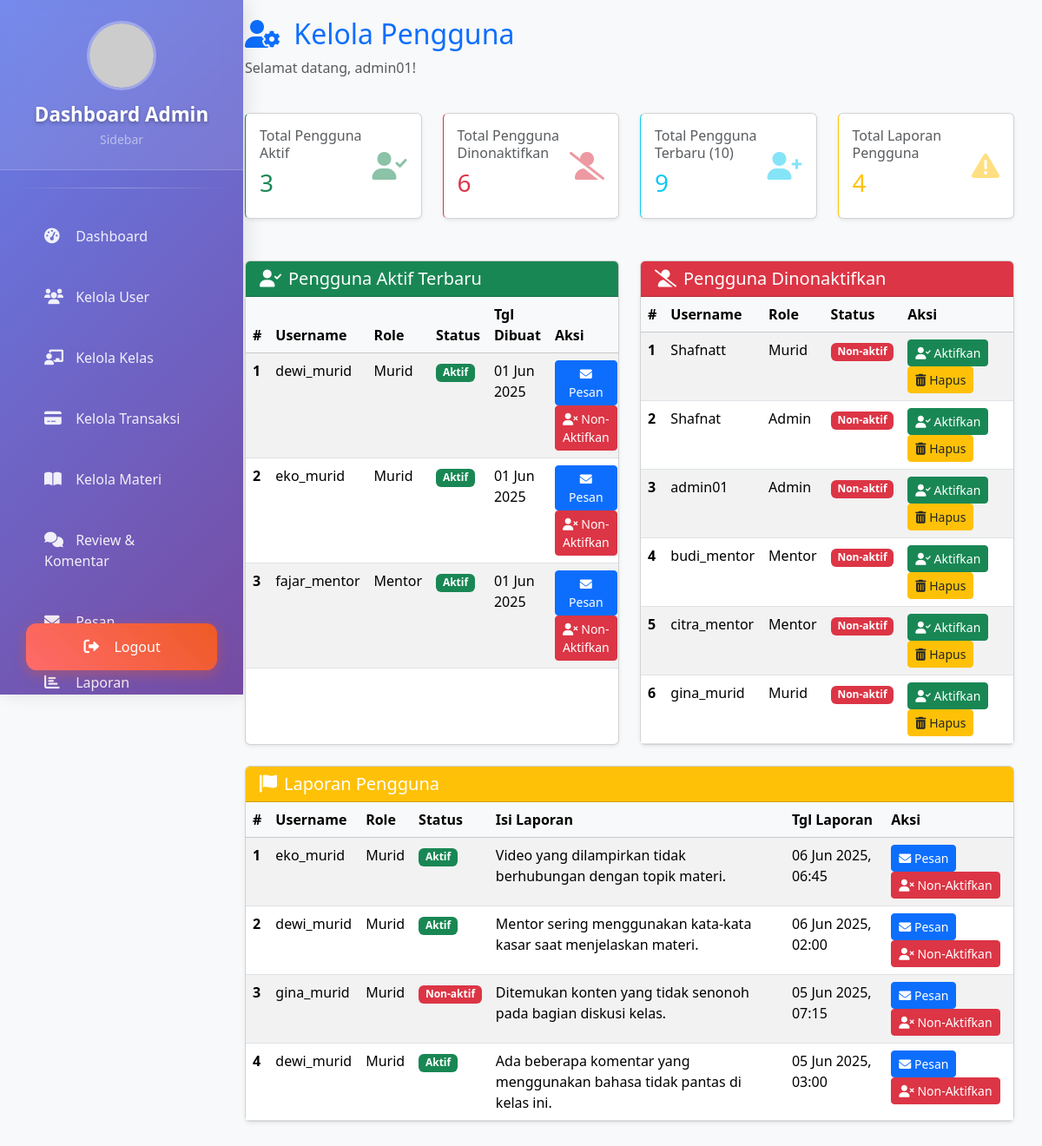
Screenshot of /page/admin-kelolaUser.php (signed in) with the database file from the repository.
### tables this page shows
CREATE TABLE `tb_user` (
  `id_user` int(30) NOT NULL,
  `first_name` varchar(255) NOT NULL,
  `last_name` varchar(255) NOT NULL,
  `username` varchar(30) NOT NULL,
  `password` varchar(255) NOT NULL,
  `role` enum('murid','mentor','admin') NOT NULL DEFAULT 'murid',
  `status` enum('aktif','non-aktif') NOT NULL DEFAULT 'aktif',
  `deskripsi` text DEFAULT NULL,
  `fotoProfil` varchar(50) NOT NULL,
  `bahasa` enum('Bahasa Indonesia','Inggris','Jepang') NOT NULL,
  `zona_waktu` enum('Jakarta','London','Tokyo') NOT NULL,
  `balasan_ke_komentar` tinyint(1) NOT NULL,
  `komentar_baru` tinyint(1) NOT NULL,
  `notifikasi_postingan_baru` tinyint(1) NOT NULL,
  `email` varchar(50) NOT NULL,
  `instagram` varchar(30) NOT NULL,
  `twitter` varchar(30) NOT NULL,
  `linkdin` varchar(30) NOT NULL,
  `github` varchar(30) NOT NULL,
  `tgl_dibuat` timestamp NOT NULL DEFAULT current_timestamp()
);

CREATE TABLE `tb_laporan` (
  `id_report` int(11) NOT NULL,
  `kategori_report` enum('Penggunaan kata kasar','Materi tidak relevan','Pornografi') NOT NULL,
  `keterangan_report` varchar(100) NOT NULL,
  `id_kelas` int(30) NOT NULL,
  `id_user` int(30) NOT NULL,
  `tgl_dibuat` timestamp NOT NULL DEFAULT current_timestamp(),
  `status_laporan` varchar(50) NOT NULL DEFAULT 'Belum Diproses'
);

### page/admin-kelolaUser.php (the view, shortened to what the rows shown need)
<?php
require 'db.php';
function fetchData(mysqli $conn, string $sql, string $types = '', array $params = []) {
    $stmt = $conn->prepare($sql);
    $stmt->execute();
    $result = $stmt->get_result();
    if (strpos(strtoupper($sql), 'COUNT(') !== false || strpos(strtoupper($sql), 'SUM(') !== false ||
        strpos(strtoupper($sql), 'MAX(') !== false || strpos(strtoupper($sql), 'MIN(') !== false) {
        $data = $result->fetch_assoc();
    } else {
        $data = [];
        while ($row = $result->fetch_assoc()) {
            $data[] = $row;
        }
    }
    return $data;
}
$tbUserAktifResult = fetchData($conn, "
    SELECT id_user, username, role, status, tgl_dibuat
    FROM tb_user
    WHERE status = 'aktif'
    ORDER BY tgl_dibuat DESC
    LIMIT 10
");
$tbUserNonAktifResult = fetchData($conn, "
    SELECT id_user, username, role, status, tgl_dibuat
    FROM tb_user
    WHERE status = 'non-aktif'
    ORDER BY tgl_dibuat DESC
    LIMIT 10
");
$tbUserDilaporkanResult = fetchData($conn, "
    SELECT u.id_user, u.username, u.role, u.status, l.keterangan_report, l.tgl_dibuat AS tgl_laporan
    FROM tb_user u
    JOIN tb_laporan l ON u.id_user = l.id_user
    ORDER BY l.tgl_dibuat DESC;
");
?>
<!DOCTYPE html>
<html lang="en">
<head>
    <link href="https://cdn.jsdelivr.net/npm/bootstrap@5.3.3/dist/css/bootstrap.min.css" rel="stylesheet">
    <link rel="stylesheet" href="https://cdnjs.cloudflare.com/ajax/libs/font-awesome/6.0.0/css/all.min.css">
</head>
<body class="bg-light">
    <?php include "adminSidebar.php"; ?>
    <div class="content-wrapper">
        <div class="container-fluid">
            <div class="row mb-4">
                <div class="col-12">
                    <h2 class="text-primary">
                        <i class="fas fa-user-gear me-2"></i> Kelola Pengguna
                    </h2>
                </div>
            </div>
            <div class="row mb-5 gy-4">
                <div class="col-lg-6">
                    <div class="card shadow-sm h-100">
                        <div class="card-body p-0">
                            <div class="table-responsive">
                                <table class="table table-hover table-striped mb-0">
                                    <thead class="table-light">
                                        <tr>
                                            <th>#</th>
                                            <th>Username</th>
                                            <th>Role</th>
                                            <th>Status</th>
                                            <th>Tgl Dibuat</th>
                                            <th>Aksi</th>
                                        </tr>
                                    </thead>
                                    <tbody>
                                        <?php if (!empty($tbUserAktifResult)): ?>
                                            <?php $counter = 1; ?>
                                            <?php foreach ($tbUserAktifResult as $user): ?>
                                                <tr>
                                                    <th><?= $counter++ ?></th>
                                                    <td><?= htmlspecialchars($user['username']) ?></td>
                                                    <td><?= htmlspecialchars(ucfirst($user['role'])) ?></td>
                                                    <td>
                                                        <?php
                                                            $status_class = ($user['status'] === 'aktif') ? 'badge-status-aktif' : 'badge-status-default';
                                                            echo '<span class="badge ' . $status_class . '">' . htmlspecialchars(ucfirst($user['status'])) . '</span>';
                                                        ?>
                                                    </td>
                                                    <td><?= (new DateTime($user['tgl_dibuat']))->format('d M Y') ?></td>
                                                    <td>
                                                        <a href="send_message.php?id=<?= $user['id_user'] ?>" class="btn btn-sm btn-primary" title="Kirim Pesan">
                                                            <i class="fas fa-envelope"></i> Pesan
                                                        </a>
                                                        <a href="admin-deactivateUser.php?id=<?= $user['id_user'] ?>" class="btn btn-sm btn-danger" title="Non-Aktifkan Pengguna" onclick="return confirm('Apakah Anda yakin ingin menonaktifkan pengguna ini?');">
                                                            <i class="fas fa-user-times"></i> Non-Aktifkan
                                                        </a>
                                                    </td>
                                                </tr>
                                            <?php endforeach; ?>
                                        <?php else: ?>
                                            <tr><td colspan="6" class="text-center text-muted p-3">Tidak ada data pengguna aktif terbaru.</td></tr>
                                        <?php endif; ?>
                                    </tbody>
                                </table>
                            </div>
                        </div>
                    </div>
                </div>
                <div class="col-lg-6">
                    <div class="card shadow-sm h-100">
                        <div class="card-body p-0">
                            <div class="table-responsive">
                                <table class="table table-hover table-striped mb-0">
                                    <thead class="table-light">
                                        <tr>
                                            <th>#</th><th>Username</th><th>Role</th><th>Status</th><th>Aksi</th>
                                        </tr>
                                    </thead>
                                    <tbody>
                                        <?php if (!empty($tbUserNonAktifResult)): ?>
                                            <?php $counter = 1; ?>
                                            <?php foreach ($tbUserNonAktifResult as $user): ?>
                                                <tr>
                                                    <th><?= $counter++ ?></th>
                                                    <td><?= htmlspecialchars($user['username']) ?></td>
                                                    <td><?= htmlspecialchars(ucfirst($user['role'])) ?></td>
                                                    <td>
                                                        <?php
                                                            $status_class = ($user['status'] === 'non-aktif') ? 'badge-status-nonaktif' : 'badge-status-default';
                                                            echo '<span class="badge ' . $status_class . '">' . htmlspecialchars(ucfirst($user['status'])) . '</span>';
                                                        ?>
                                                    </td>
                                                    <td>
                                                        <a href="admin-activateUser.php?id=<?= $user['id_user'] ?>" class="btn btn-sm btn-success" title="Aktifkan Pengguna">
                                                            <i class="fas fa-user-check"></i> Aktifkan
                                                        </a>
                                                        <a href="admin-deleteUser.php?id=<?= $user['id_user'] ?>" class="btn btn-sm btn-warning text-dark" title="Hapus Pengguna" onclick="return confirm('Apakah Anda yakin ingin menghapus pengguna ini?');">
                                                            <i class="fas fa-trash-alt"></i> Hapus
                                                        </a>
                                                    </td>
                                                </tr>
                                            <?php endforeach; ?>
                                        <?php else: ?>
                                            <tr><td colspan="5" class="text-center text-muted p-3">Tidak ada pengguna non-aktif.</td></tr>
                                        <?php endif; ?>
                                    </tbody>
                                </table>
                            </div>
                        </div>
                    </div>
                </div>
                <div class="col-lg-12">
                    <div class="card shadow-sm h-100">
                        <div class="card-body p-0">
                            <div class="table-responsive">
                                <table class="table table-hover table-striped mb-0">
                                    <thead class="table-light">
                                        <tr>
                                            <th>#</th>
                                            <th>Username</th>
                                            <th>Role</th>
                                            <th>Status</th>
                                            <th>Isi Laporan</th>
                                            <th>Tgl Laporan</th>
                                            <th>Aksi</th>
                                        </tr>
                                    </thead>
                                    <tbody>
                                        <?php if (!empty($tbUserDilaporkanResult)): ?>
                                            <?php $counter = 1; ?>
                                            <?php foreach ($tbUserDilaporkanResult as $user): ?>
                                                <tr>
                                                    <th><?= $counter++ ?></th>
                                                    <td><?= htmlspecialchars($user['username']) ?></td>
                                                    <td><?= htmlspecialchars(ucfirst($user['role'])) ?></td>
                                                    <td>
                                                        <?php
                                                        $status_user_badge_class = 'badge ';
                                                        if ($user['status'] === 'aktif') {
                                                            $status_user_badge_class .= 'badge-status-aktif';
                                                        } else {
                                                            $status_user_badge_class .= 'badge-status-nonaktif';
                                                        }
                                                        ?>
                                                        <span class="<?= $status_user_badge_class ?>"><?= htmlspecialchars(ucfirst($user['status'])) ?></span>
                                                    </td>
                                                    <td><?= htmlspecialchars($user['keterangan_report']) ?></td>
                                                    <td><?= (new DateTime($user['tgl_laporan']))->format('d M Y, H:i') ?></td>
                                                    <td>
                                                        <a href="send_message.php?id=<?= $user['id_user'] ?>" class="btn btn-sm btn-primary" title="Kirim Pesan">
                                                            <i class="fas fa-envelope"></i> Pesan
                                                        </a>
                                                        <a href="admin-nonaktifkanUser.php?id=<?= $user['id_user'] ?>" class="btn btn-sm btn-danger" title="Non-Aktifkan Pengguna" onclick="return confirm('Apakah Anda yakin ingin menonaktifkan pengguna ini?');">
                                                            <i class="fas fa-user-times"></i> Non-Aktifkan
                                                        </a>
                                                    </td>
                                                </tr>
                                            <?php endforeach; ?>
                                        <?php else: ?>
                                            <tr><td colspan="7" class="text-center text-muted p-3">Tidak ada data laporan pengguna.</td></tr>
                                        <?php endif; ?>
                                    </tbody>
                                </table>
                            </div>
                        </div>
                    </div>
                </div>
            </div>
        </div>
    </div>
</body>
</html>

### rows the page displays
tb_user: username "dewi_murid", role "Murid", status "Aktif", tgl_dibuat "01 Jun 2025"
tb_user: username "eko_murid", role "Murid", status "Aktif", tgl_dibuat "01 Jun 2025"
tb_user: username "fajar_mentor", role "Mentor", status "Aktif", tgl_dibuat "01 Jun 2025"
tb_user: username "Shafnatt", role "Murid", status "Non-aktif"
tb_user: username "Shafnat", role "Admin", status "Non-aktif"
tb_user: username "admin01", role "Admin", status "Non-aktif"
tb_user: username "budi_mentor", role "Mentor", status "Non-aktif"
tb_user: username "citra_mentor", role "Mentor", status "Non-aktif"
tb_user: username "gina_murid", role "Murid", status "Non-aktif"
tb_laporan: id_user.username "eko_murid", id_user.role "Murid", id_user.status "Aktif", keterangan_report "Video yang dilampirkan tidak berhubungan dengan topik materi.", tgl_dibuat "06 Jun 2025, 06:45"
tb_laporan: id_user.username "dewi_murid", id_user.role "Murid", id_user.status "Aktif", keterangan_report "Mentor sering menggunakan kata-kata kasar saat menjelaskan materi.", tgl_dibuat "06 Jun 2025, 02:00"
tb_laporan: id_user.username "gina_murid", id_user.role "Murid", id_user.status "Non-aktif", keterangan_report "Ditemukan konten yang tidak senonoh pada bagian diskusi kelas.", tgl_dibuat "05 Jun 2025, 07:15"
tb_laporan: id_user.username "dewi_murid", id_user.role "Murid", id_user.status "Aktif", keterangan_report "Ada beberapa komentar yang menggunakan bahasa tidak pantas di kelas ini.", tgl_dibuat "05 Jun 2025, 03:00"

### other values shown
$namaAdmin "admin01"
$stats['total_user_aktif'] "3"
$stats['total_user_dinonaktifkan'] "6"
$stats['total_user_terbaru'] "9"
$stats['total_laporan'] "4"
